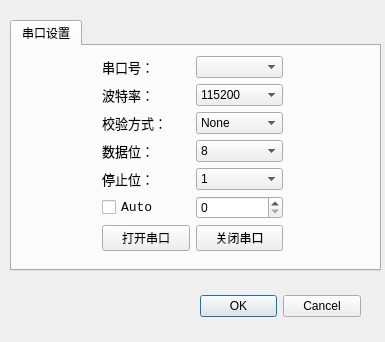
<?xml version="1.0" encoding="UTF-8"?>
<ui version="4.0">
 <class>Dialog</class>
 <widget class="QDialog" name="Dialog">
  <property name="geometry">
   <rect>
    <x>0</x>
    <y>0</y>
    <width>385</width>
    <height>342</height>
   </rect>
  </property>
  <property name="windowTitle">
   <string>Dialog</string>
  </property>
  <widget class="QDialogButtonBox" name="buttonBox">
   <property name="geometry">
    <rect>
     <x>200</x>
     <y>290</y>
     <width>161</width>
     <height>32</height>
    </rect>
   </property>
   <property name="orientation">
    <enum>Qt::Horizontal</enum>
   </property>
   <property name="standardButtons">
    <set>QDialogButtonBox::Cancel|QDialogButtonBox::Ok</set>
   </property>
  </widget>
  <widget class="QTabWidget" name="tabWidget">
   <property name="geometry">
    <rect>
     <x>10</x>
     <y>20</y>
     <width>371</width>
     <height>251</height>
    </rect>
   </property>
   <property name="currentIndex">
    <number>0</number>
   </property>
   <widget class="QWidget" name="tab">
    <attribute name="title">
     <string>串口设置</string>
    </attribute>
    <widget class="QWidget" name="layoutWidget">
     <property name="geometry">
      <rect>
       <x>90</x>
       <y>10</y>
       <width>181</width>
       <height>201</height>
      </rect>
     </property>
     <layout class="QVBoxLayout" name="verticalLayout">
      <item>
       <layout class="QHBoxLayout" name="horizontalLayout">
        <item>
         <widget class="QLabel" name="label">
          <property name="font">
           <font>
            <pointsize>10</pointsize>
           </font>
          </property>
          <property name="text">
           <string>串口号：</string>
          </property>
         </widget>
        </item>
        <item>
         <widget class="QComboBox" name="cbbPortName"/>
        </item>
       </layout>
      </item>
      <item>
       <layout class="QHBoxLayout" name="horizontalLayout_2">
        <item>
         <widget class="QLabel" name="label_2">
          <property name="font">
           <font>
            <family>Consolas</family>
            <pointsize>10</pointsize>
            <weight>50</weight>
            <bold>false</bold>
            <kerning>true</kerning>
           </font>
          </property>
          <property name="text">
           <string>波特率：</string>
          </property>
         </widget>
        </item>
        <item>
         <widget class="QComboBox" name="cbbBaudRate">
          <property name="currentText">
           <string>115200</string>
          </property>
          <property name="currentIndex">
           <number>9</number>
          </property>
          <item>
           <property name="text">
            <string>300</string>
           </property>
          </item>
          <item>
           <property name="text">
            <string>600</string>
           </property>
          </item>
          <item>
           <property name="text">
            <string>1200</string>
           </property>
          </item>
          <item>
           <property name="text">
            <string>2400</string>
           </property>
          </item>
          <item>
           <property name="text">
            <string>4800</string>
           </property>
          </item>
          <item>
           <property name="text">
            <string>9600</string>
           </property>
          </item>
          <item>
           <property name="text">
            <string>19200</string>
           </property>
          </item>
          <item>
           <property name="text">
            <string>38400</string>
           </property>
          </item>
          <item>
           <property name="text">
            <string>57600</string>
           </property>
          </item>
          <item>
           <property name="text">
            <string>115200</string>
           </property>
          </item>
          <item>
           <property name="text">
            <string>128000</string>
           </property>
          </item>
          <item>
           <property name="text">
            <string>256000</string>
           </property>
          </item>
         </widget>
        </item>
       </layout>
      </item>
      <item>
       <layout class="QHBoxLayout" name="horizontalLayout_3">
        <item>
         <widget class="QLabel" name="label_4">
          <property name="font">
           <font>
            <pointsize>10</pointsize>
           </font>
          </property>
          <property name="text">
           <string>校验方式：</string>
          </property>
         </widget>
        </item>
        <item>
         <widget class="QComboBox" name="cbbParity">
          <item>
           <property name="text">
            <string>None</string>
           </property>
          </item>
          <item>
           <property name="text">
            <string>Even</string>
           </property>
          </item>
          <item>
           <property name="text">
            <string>Odd</string>
           </property>
          </item>
          <item>
           <property name="text">
            <string>Mark</string>
           </property>
          </item>
          <item>
           <property name="text">
            <string>Space</string>
           </property>
          </item>
         </widget>
        </item>
       </layout>
      </item>
      <item>
       <layout class="QHBoxLayout" name="horizontalLayout_4">
        <item>
         <widget class="QLabel" name="label_3">
          <property name="font">
           <font>
            <family>Consolas</family>
            <pointsize>10</pointsize>
            <weight>50</weight>
            <bold>false</bold>
            <kerning>true</kerning>
           </font>
          </property>
          <property name="text">
           <string>数据位：</string>
          </property>
         </widget>
        </item>
        <item>
         <widget class="QComboBox" name="cbbDataBit">
          <property name="currentIndex">
           <number>3</number>
          </property>
          <item>
           <property name="text">
            <string>5</string>
           </property>
          </item>
          <item>
           <property name="text">
            <string>6</string>
           </property>
          </item>
          <item>
           <property name="text">
            <string>7</string>
           </property>
          </item>
          <item>
           <property name="text">
            <string>8</string>
           </property>
          </item>
         </widget>
        </item>
       </layout>
      </item>
      <item>
       <layout class="QHBoxLayout" name="horizontalLayout_5">
        <item>
         <widget class="QLabel" name="label_5">
          <property name="font">
           <font>
            <family>Consolas</family>
            <pointsize>10</pointsize>
           </font>
          </property>
          <property name="text">
           <string>停止位：</string>
          </property>
         </widget>
        </item>
        <item>
         <widget class="QComboBox" name="cbbStopBit">
          <item>
           <property name="text">
            <string>1</string>
           </property>
          </item>
          <item>
           <property name="text">
            <string>1.5</string>
           </property>
          </item>
          <item>
           <property name="text">
            <string>2</string>
           </property>
          </item>
         </widget>
        </item>
       </layout>
      </item>
      <item>
       <layout class="QHBoxLayout" name="horizontalLayout_6">
        <item>
         <widget class="QCheckBox" name="cbReSend">
          <property name="font">
           <font>
            <family>Consolas</family>
            <pointsize>10</pointsize>
            <weight>50</weight>
            <bold>false</bold>
            <kerning>true</kerning>
           </font>
          </property>
          <property name="text">
           <string>Auto</string>
          </property>
         </widget>
        </item>
        <item>
         <widget class="QSpinBox" name="sbResendTimePeriod"/>
        </item>
       </layout>
      </item>
      <item>
       <layout class="QHBoxLayout" name="horizontalLayout_7">
        <item>
         <widget class="QPushButton" name="OpenSerialButton">
          <property name="text">
           <string>打开串口</string>
          </property>
         </widget>
        </item>
        <item>
         <widget class="QPushButton" name="CloseSerialButton">
          <property name="text">
           <string>关闭串口</string>
          </property>
         </widget>
        </item>
       </layout>
      </item>
     </layout>
    </widget>
   </widget>
  </widget>
 </widget>
 <resources/>
 <connections>
  <connection>
   <sender>buttonBox</sender>
   <signal>accepted()</signal>
   <receiver>Dialog</receiver>
   <slot>accept()</slot>
   <hints>
    <hint type="sourcelabel">
     <x>248</x>
     <y>254</y>
    </hint>
    <hint type="destinationlabel">
     <x>157</x>
     <y>274</y>
    </hint>
   </hints>
  </connection>
  <connection>
   <sender>buttonBox</sender>
   <signal>rejected()</signal>
   <receiver>Dialog</receiver>
   <slot>reject()</slot>
   <hints>
    <hint type="sourcelabel">
     <x>316</x>
     <y>260</y>
    </hint>
    <hint type="destinationlabel">
     <x>286</x>
     <y>274</y>
    </hint>
   </hints>
  </connection>
 </connections>
</ui>
